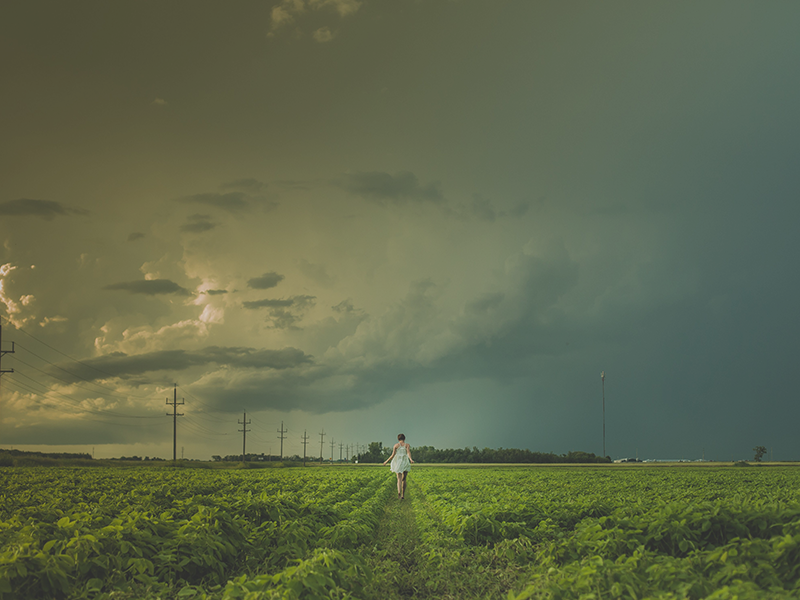
#> input picture kadai_07/resource/original.png, 800 x 600 px
$ python kadai_07.py
#> lines starting #> are read from the running program, lines starting #| are printed output that depends on the picture
# 課題7　ダイナミックレンジの拡大
# 画素のダイナミックレンジを０から２５５にせよ.

# --------------------------------------------
# インポート
# --------------------------------------------

# OpenCV 読み込み
import cv2
# MatPlotLib 読み込み
from matplotlib import pyplot as plt
from mpl_toolkits.axes_grid1 import make_axes_locatable
from matplotlib.colors import Normalize
from matplotlib.cm import ScalarMappable, get_cmap

# --------------------------------------------
# 関数
# --------------------------------------------

# OpenCVのグレースケール画像をMatplotlibで表示する
def image_show(orig_img):
    # 解像度
    resolution = 72
    # figure作成
    fig = plt.figure(figsize=(orig_img.shape[1] / resolution, orig_img.shape[0] / resolution), dpi=resolution)
    # figure内にaxis追加
    ax = plt.subplot(111)
    # axisに画像を表示する
    im = ax.imshow(orig_img, cmap="gray")
    # axisに図を追加できるように
    divider = make_axes_locatable(ax)
    # axisの右に、2％の大きさの図を0.1インチの隙間を空けて生成
    cax = divider.append_axes("right", size="2%", pad=0.1)
    # 作成した部分にカラーバーを生成
    fig.colorbar(im, cax=cax, orientation='vertical')
    plt.show()


# ヒストグラムを表示する
def hist_show(img):

    # ヒストグラム計算
    hist = cv2.calcHist([img], [0], None, [256], [0, 256])

    # MatPlotLibで表示
    # figureとaxisを作成
    fig, ax = plt.subplots()
    # axisにプロット
    ax.plot(hist)
    # x軸の最小最大を指定
    ax.set_xlim(0, 255)
    # グリッド表示
    ax.grid()
    # グレーバーをつけるため、x軸のラベルとメモリを消す
    ax.tick_params(axis='x', labelbottom=False, bottom=False)
    # グレーバー作成のための用意
    norm = Normalize(vmin=0, vmax=255)
    cmap = get_cmap('gray')
    mappable = ScalarMappable(cmap=cmap, norm=norm)
    # axisに図を追加できるように
    divider = make_axes_locatable(ax)
    # axisの下に、5％の大きさの図を隙間を空けずに生成
    cax = divider.append_axes("bottom", size="5%", pad=0)
    # グレーバーを生成
    fig.colorbar( mappable, cax=cax, orientation='horizontal')
    plt.show()


# --------------------------------------------
# 処理
# --------------------------------------------

# ファイルから画像を読み込み
src_img = cv2.imread('resource/original.png')
#> src_img is the input picture: shape (600, 800, 3); mean B, G, R 76.4, 104.6, 96.5
gray_img = cv2.cvtColor(src_img, cv2.COLOR_BGR2GRAY)
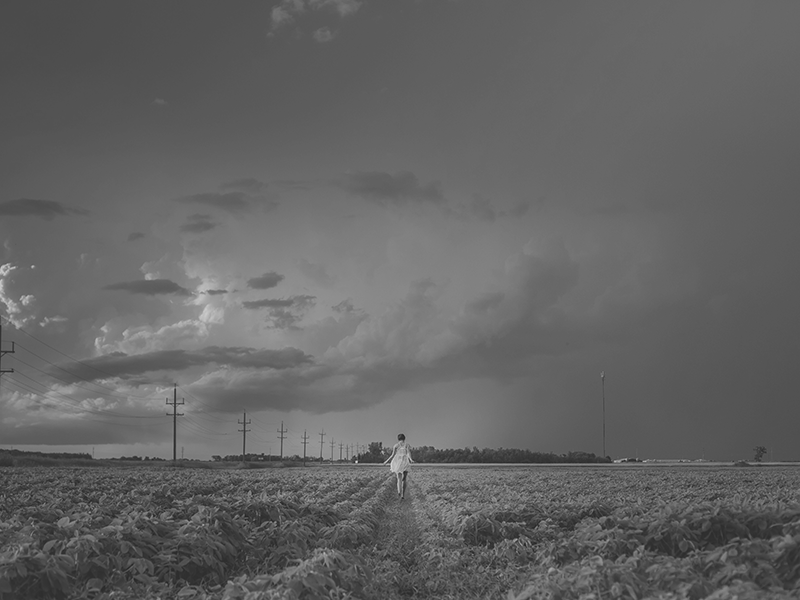
#> gray_img: shape (600, 800); min 29, max 223, mean 99

# グレー画像を表示して待機
image_show(gray_img)
#> in image_show, `plt.show()`:
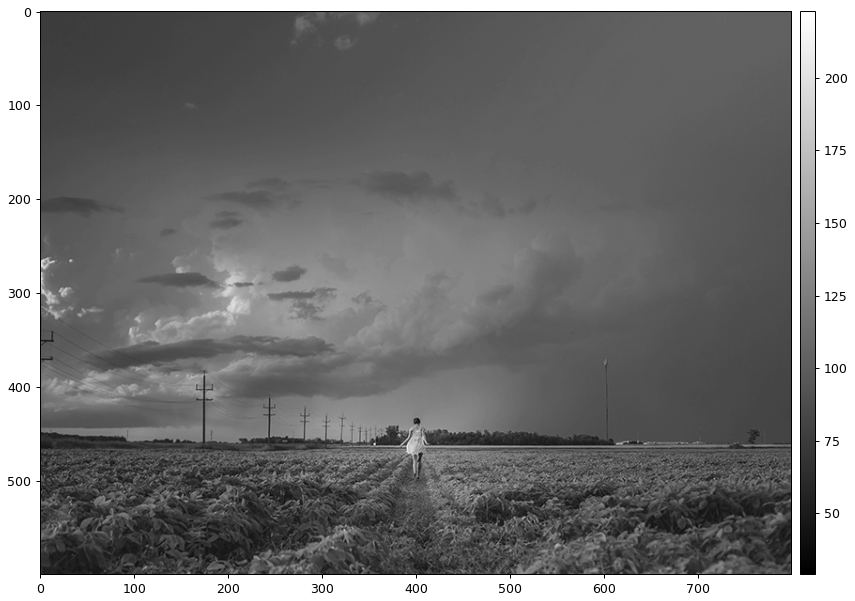
#> figure drawn by matplotlib, 2 panels
input("Displaying gray image. Hit Enter.\n")
#> the answer given: resource/original.png

# ヒストグラム
# 画像をコピー
post_img = gray_img.copy()
# ヒストグラムを表示して待機
hist_show(post_img)
#> in hist_show, `hist = cv2.calcHist([img], [0], None, [256], [0, 256])`: hist = 256 values, max 20098 at index 103, min 0 at index 0, mean 1875
#> in hist_show, `plt.show()`:
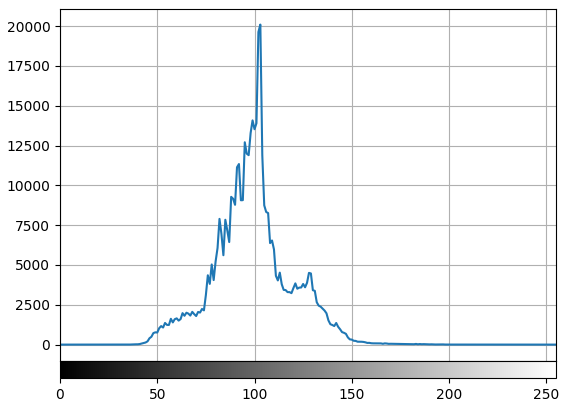
#> figure drawn by matplotlib, 2 panels
input("Displaying histogram. Hit Enter.\n")

# ダイナミックレンジ拡大
# 画像をコピー
post_img = gray_img.copy()
# ヒストグラムのダイナミックレンジ拡大
post_img = cv2.equalizeHist(post_img)
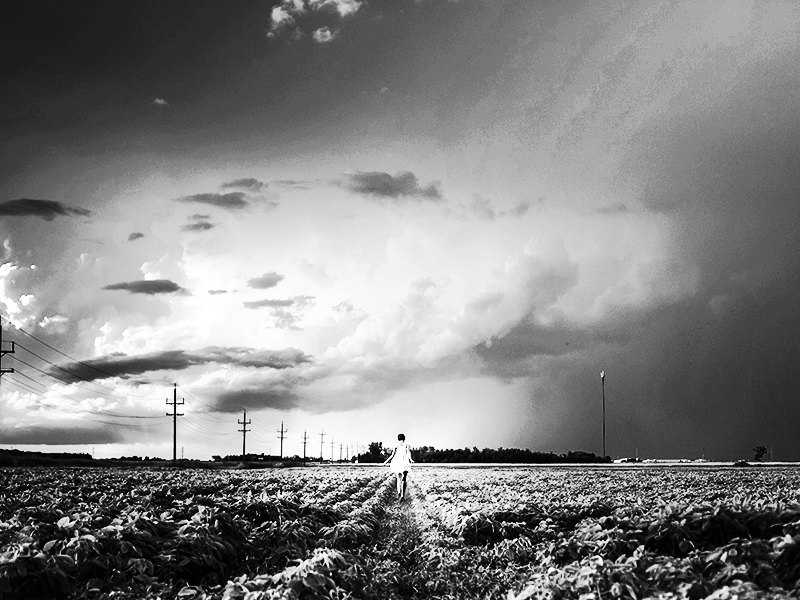
#> post_img: shape (600, 800); min 0, max 255, mean 129.6
# 画像を表示して待機
image_show(post_img)
#> in image_show (call 2), `plt.show()`:
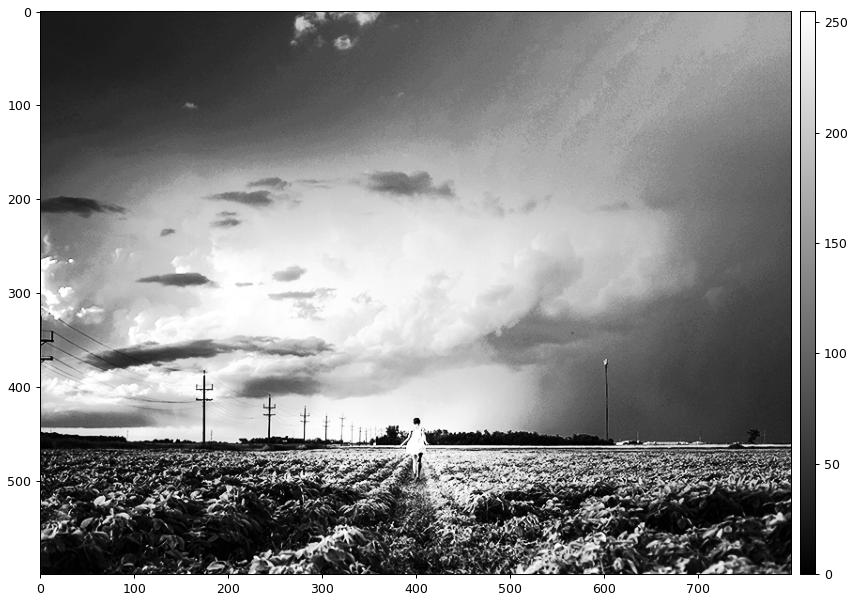
#> figure drawn by matplotlib, 2 panels
input("Displaying normalized image. Hit Enter.\n")
#> the answer given: resource/original.png

# ヒストグラムを表示して待機
hist_show(post_img)
#> in hist_show (call 2), `hist = cv2.calcHist([img], [0], None, [256], [0, 256])`: hist = 256 values, max 20098 at index 168, min 0 at index 24, mean 1875
#> in hist_show (call 2), `plt.show()`:
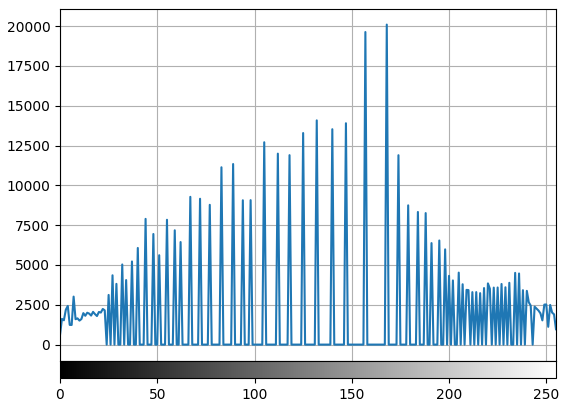
#> figure drawn by matplotlib, 2 panels
input("Displaying histogram. Hit Enter.\n")


# プログラム終了
quit()
#> (the program exits here)
